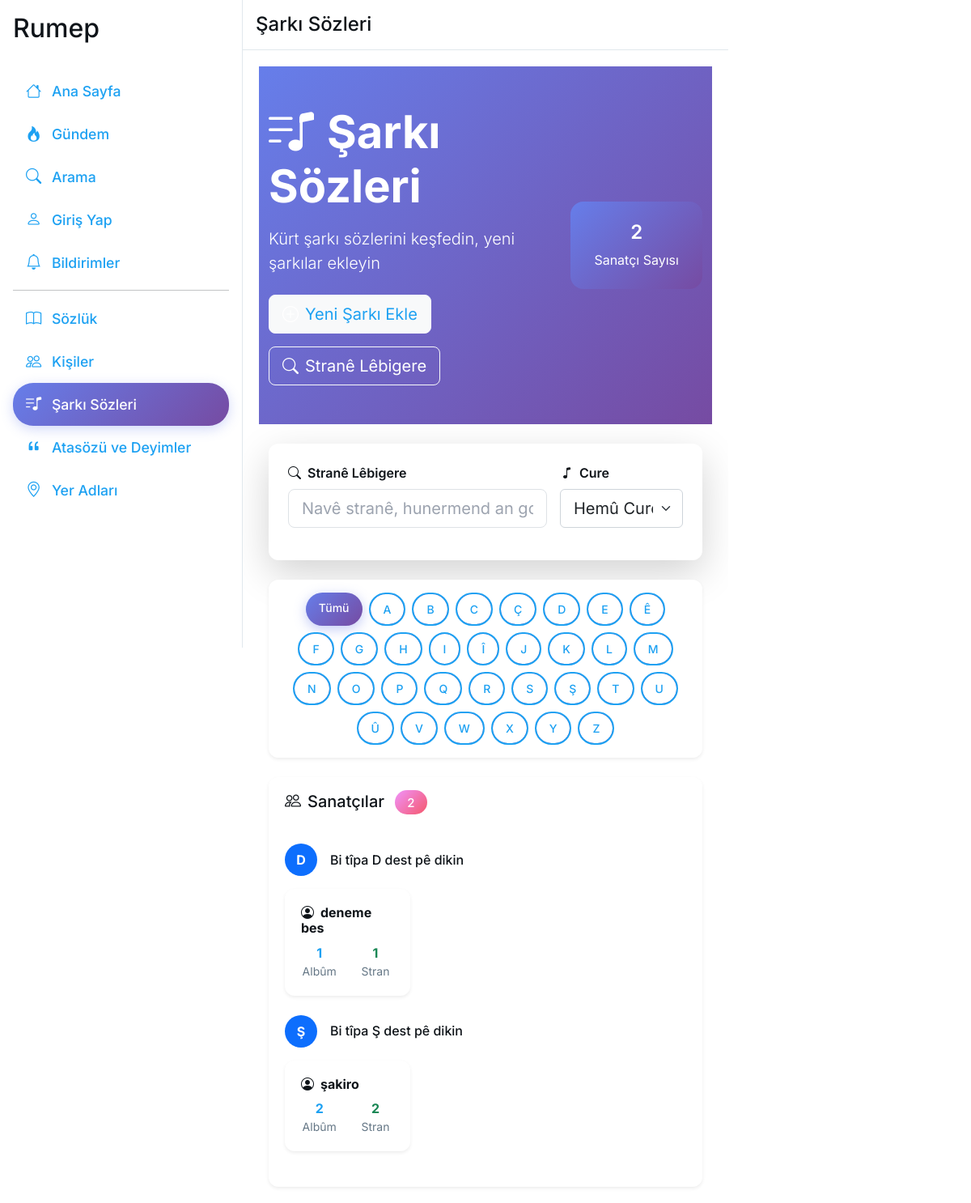
/sarki/, run on an earlier commit of the app's database.
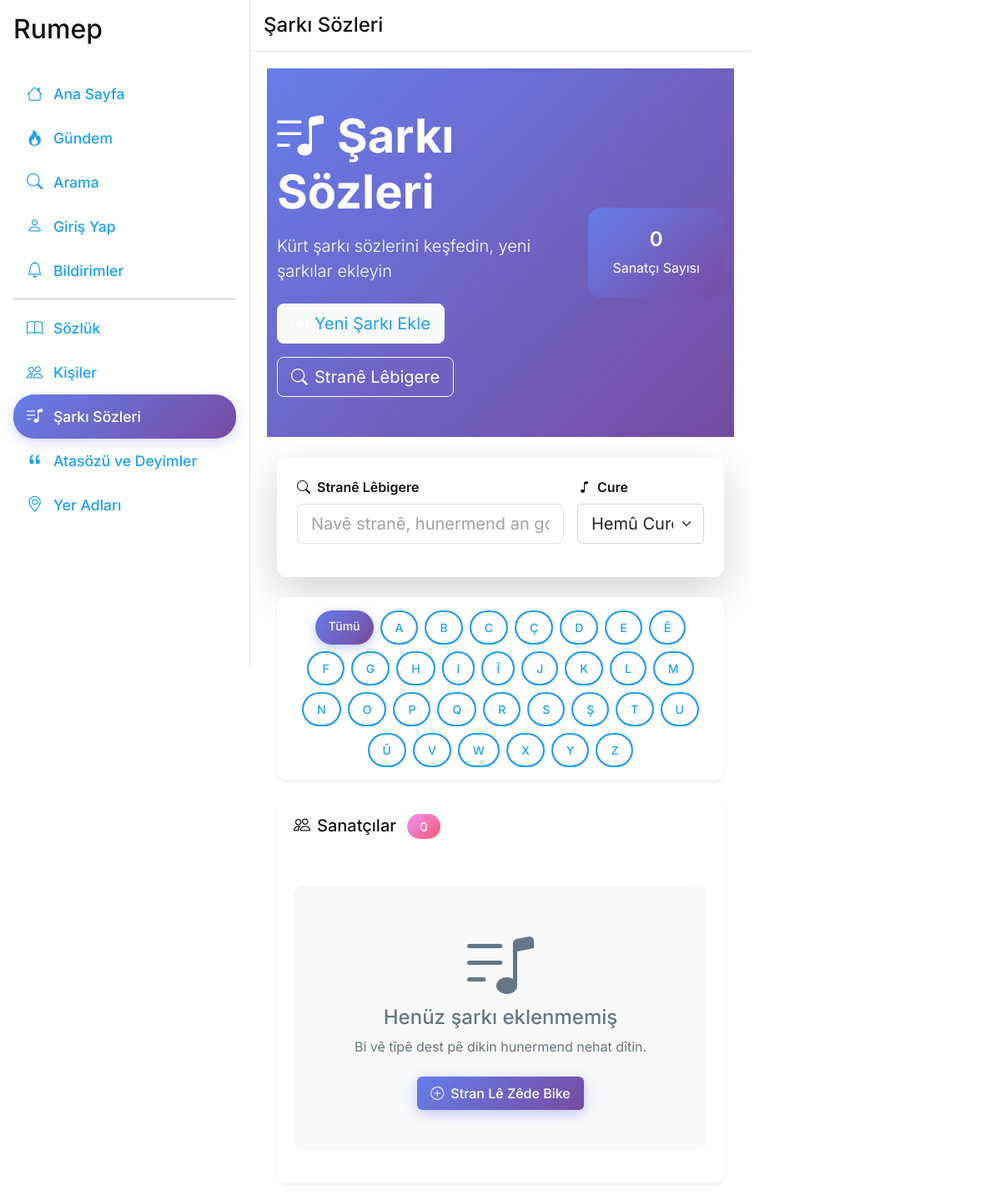
And on a later commit of the database.
### main/models.py (models this page shows, shortened)
class Kisi(models.Model):
    ad = models.CharField(max_length=100, db_index=True)
    biyografi = models.TextField(max_length=20000)
    kategoriler = models.ManyToManyField(Kategori)
    kullanici = models.ForeignKey(settings.AUTH_USER_MODEL, on_delete=models.CASCADE)
    eklenme_tarihi = models.DateTimeField(default=timezone.now)
    class Meta:
        ordering = ['ad']
        verbose_name = _('Kişi')
        verbose_name_plural = _('Kişiler')

### main/views/sarki_views.py (the view)
# urls.py: path('sarki/', views.sarki_sozleri, name='sarki_sozleri'),
def sarki_sozleri(request):
    harf = request.GET.get('harf', '').lower()
    harfler = ['a', 'b', 'c', 'ç', 'd', 'e', 'ê', 'f', 'g', 'h', 'i', 'î', 'j', 'k', 'l', 'm', 'n', 'o', 'p', 'q', 'r', 's', 'ş', 't', 'u', 'û', 'v', 'w', 'x', 'y', 'z']
    kisi_gruplari = []
    if harf:
        kisiler = Kisi.objects.filter(
            Q(ad__istartswith=harf) & Q(albumler__sarkilar__isnull=False)
        ).distinct().order_by('ad').annotate(
            album_sayisi=Count('albumler', distinct=True),
            sarki_sayisi=Count('albumler__sarkilar', distinct=True)
        )
        if kisiler.exists():
            kisi_gruplari.append((harf, kisiler))
    else:
        for h in harfler:
            kisiler = Kisi.objects.filter(
                Q(ad__istartswith=h) & Q(albumler__sarkilar__isnull=False)
            ).distinct().order_by('ad').annotate(
                album_sayisi=Count('albumler', distinct=True),
                sarki_sayisi=Count('albumler__sarkilar', distinct=True)
            )
            if kisiler.exists():
                kisi_gruplari.append((h, kisiler))
    turler = Sarki.objects.exclude(tur='').values_list('tur', flat=True).distinct().order_by('tur')
    return render(request, 'main/sarki/sarki_sozleri.html', {
        'harfler': harfler,
        'kisi_gruplari': kisi_gruplari,
        'secili_harf': harf,
        'turler': turler
    })

### main/context_processors.py (called while the page is built, shortened)
def notification_count(request):
    if request.user.is_authenticated:
        unread_count = request.user.notifications.filter(is_read=False).count()
        return {'unread_notifications_count': unread_count}
    return {'unread_notifications_count': 0}

def user_role_context(request):
    return {
        'user_role': 'user',
        'user_role_display': _('Kullanıcı'),
        'user_role_badge': _('Kullanıcı'),
        'is_writer': False,
        'is_moderator': False,
        'is_admin': False,
        'is_super_admin': False,
    }

def sidebar_data(request):
    popular_topics = Topic.objects.annotate(
        total_entries=Count('entries')
    ).filter(total_entries__gt=0).order_by('-total_entries')[:5]
    active_authors = Profile.objects.annotate(
        topic_count=Count('user__topic'),
        entry_count=Count('user__entry')
    ).filter(
        topic_count__gt=0
    ).order_by('-topic_count', '-entry_count')[:5]
    return {
        'sidebar_popular_topics': popular_topics,
        'sidebar_active_authors': active_authors,
    }

### main/templates/main/sarki/sarki_sozleri.html (shortened to what the changed rows need)
{% extends 'main/base.html' %}
{% load static %}
{% load i18n %}
{% block content %}
<div class="container-fluid px-0">
    <div class="hero-section bg-gradient-primary text-white py-5 mb-4">
        <div class="container position-relative" style="z-index: 10;">
            <div class="row align-items-center">
                <div class="col-lg-8">
                    <h1 class="display-4 fw-bold mb-3">
                        <i class="bi bi-music-note-list me-3"></i>{% trans "Şarkı Sözleri" %}
                    </h1>
                </div>
                <div class="col-lg-4 text-center">
                    <div class="stats-card bg-white bg-opacity-10 rounded-4 p-4" style="position: relative; z-index: 20;">
                        <h3 class="h2 mb-2">{{ kisi_gruplari|length|default:"0" }}</h3>
                        <p class="mb-0">{% trans "Sanatçı Sayısı" %}</p>
                    </div>
                </div>
            </div>
        </div>
    </div>
    <div class="container">
        <div class="alphabet-section mb-4">
            <div class="card border-0 shadow-sm">
                <div class="card-body py-3">
                    <div class="d-flex flex-wrap gap-2 justify-content-center">
                        <a href="{% url 'sarki_sozleri' %}"
                           class="btn btn-sm {% if not secili_harf %}btn-primary{% else %}btn-outline-primary{% endif %} rounded-pill">
                           {% trans "Tümü" %}
                        </a>
                        {% for harf in harfler %}
                            <a href="?harf={{ harf }}"
                               class="btn btn-sm {% if secili_harf == harf %}btn-primary{% else %}btn-outline-primary{% endif %} rounded-pill">
                                {{ harf|upper }}
                            </a>
                        {% endfor %}
                    </div>
                </div>
            </div>
        </div>
        <div class="artists-section">
            <div class="card border-0 shadow-sm">
                <div class="card-header bg-white border-0 py-3">
                    <h5 class="mb-0">
                        <i class="bi bi-people me-2"></i>{% trans "Sanatçılar" %}
                        <span class="badge bg-primary ms-2">{{ kisi_gruplari|length|default:"0" }}</span>
                    </h5>
                </div>
                <div class="card-body">
                    <div id="kisi-list" class="artists-container">
                        {% for harf, kisiler in kisi_gruplari %}
                            {% if kisiler %}
                                <div class="letter-group mb-4">
                                    <div class="letter-header d-flex align-items-center mb-3">
                                        <div class="letter-badge bg-primary text-white rounded-circle d-flex align-items-center justify-content-center me-3" style="width: 40px; height: 40px;">
                                            <strong>{{ harf|upper }}</strong>
                                        </div>
                                        <h6 class="mb-0 text-primary">Bi tîpa {{ harf|upper }} dest pê dikin</h6>
                                    </div>
                                    <div class="row g-3">
                                        {% for kisi in kisiler %}
                                            <div class="col-lg-6 col-xl-4">
                                                <div class="artist-card card border-0 shadow-sm hover-lift">
                                                    <div class="card-body">
                                                        <h6 class="artist-name mb-2">
                                                            <a href="{% url 'sarki_album_liste' kisi.id %}" class="text-decoration-none text-dark fw-bold">
                                                                <i class="bi bi-person-circle me-2"></i>{{ kisi.ad }}
                                                            </a>
                                                        </h6>
                                                        <div class="artist-stats">
                                                            <div class="row text-center">
                                                                <div class="col-6">
                                                                    <div class="stat-item">
                                                                        <span class="stat-number text-primary fw-bold">{{ kisi.album_sayisi }}</span>
                                                                        <small class="stat-label text-muted d-block">Albûm</small>
                                                                    </div>
                                                                </div>
                                                                <div class="col-6">
                                                                    <div class="stat-item">
                                                                        <span class="stat-number text-success fw-bold">{{ kisi.sarki_sayisi }}</span>
                                                                        <small class="stat-label text-muted d-block">Stran</small>
                                                                    </div>
                                                                </div>
                                                            </div>
                                                        </div>
                                                    </div>
                                                </div>
                                            </div>
                                        {% endfor %}
                                    </div>
                                </div>
                            {% endif %}
                        {% empty %}
                            <div class="empty-state text-center py-5">
                                <i class="bi bi-music-note-list display-1 text-muted mb-3"></i>
                                <h4 class="text-muted">{% trans "Henüz şarkı eklenmemiş" %}</h4>
                                <p class="text-muted mb-4">Bi vê tîpê dest pê dikin hunermend nehat dîtin.</p>
                                <a href="{% url 'sarki_ekle' %}" class="btn btn-primary">
                                    <i class="bi bi-plus-circle me-2"></i>Stran Lê Zêde Bike
                                </a>
                            </div>
                        {% endfor %}
                    </div>
                </div>
            </div>
        </div>
    </div>
</div>
{% endblock %}
{% block extra_css %}
    <link href="{% static 'main/css/sarki.css' %}" rel="stylesheet">
{% endblock %}

What changed in the data, as far as the page shows it:
removed Kisi: ad "deneme bes", album_sayisi "1", sarki_sayisi "1", shown under "D"
removed Kisi: ad "şakiro", album_sayisi "2", sarki_sayisi "2", shown under "Ş"
Also different on the page:
{{ kisi_gruplari|length|default:"0" }}: "2" → "0"
text now shown: "Henüz şarkı eklenmemiş Bi vê tîpê dest pê dikin hunermend nehat dîtin. Stran Lê Zêde Bike"
list line gone: "D Bi tîpa D dest pê dikin"
list line gone: "Ş Bi tîpa Ş dest pê dikin"
